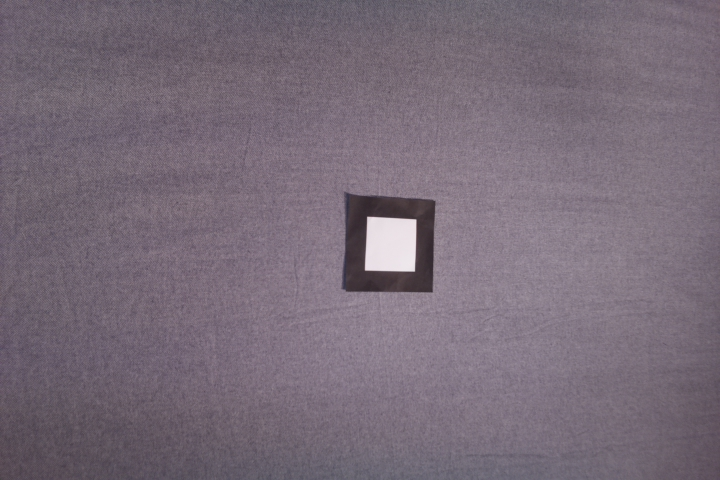
#> input picture piposhot_cv/cv_target_det_example/image0.jpg, 720 x 480 px, given in place of the camera
$ python ball_tracking_1.py
#> lines starting #> are read from the running program, lines starting #| are printed output that depends on the picture; after the words box and inside, x2 and y2 are one past the last pixel; in counts of white or black regions, pixels touching at a corner belong together
import cv2
import numpy as np

kernel = np.ones((5,5),np.uint8)

# Take input from webcam
cap = cv2.VideoCapture(-1)

# Reduce the size of video to 320x240 so rpi can process faster
cap.set(3,320)
cap.set(4,240)

def nothing(x):
    pass
# Creating a windows for later use
cv2.namedWindow('HueComp')
cv2.namedWindow('SatComp')
cv2.namedWindow('ValComp')
cv2.namedWindow('closing')
cv2.namedWindow('tracking')


# Creating track bar for min and max for hue, saturation and value
# You can adjust the defaults as you like
cv2.createTrackbar('hmin', 'HueComp',12,179,nothing)
cv2.createTrackbar('hmax', 'HueComp',37,179,nothing)

cv2.createTrackbar('smin', 'SatComp',96,255,nothing)
cv2.createTrackbar('smax', 'SatComp',255,255,nothing)

cv2.createTrackbar('vmin', 'ValComp',186,255,nothing)
cv2.createTrackbar('vmax', 'ValComp',255,255,nothing)

# [7 lines of commented-out code are left out]


while(1):

    buzz = 0
    _, frame = cap.read()
#> frame is the input picture: shape (480, 720, 3); mean B, G, R 120, 107.5, 119.6

    #converting to HSV
    hsv = cv2.cvtColor(frame,cv2.COLOR_BGR2HSV)
#> hsv: shape (480, 720, 3); mean H, S, V 149.2, 28.4, 120.7
    hue,sat,val = cv2.split(hsv)
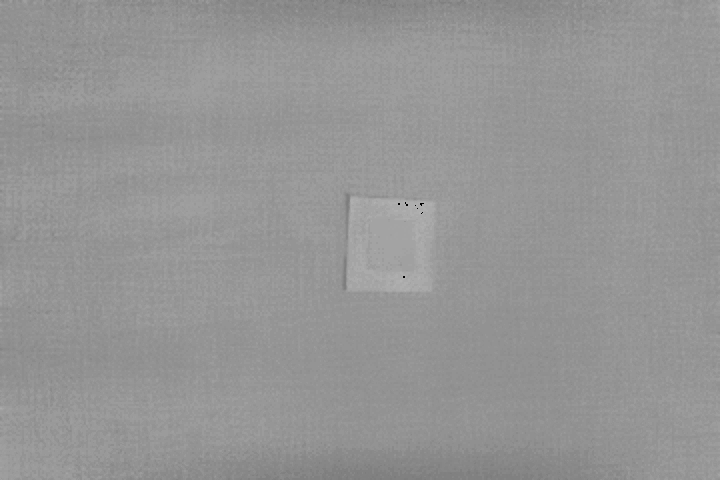
#> hue: shape (480, 720); min 0, max 178, mean 149.2
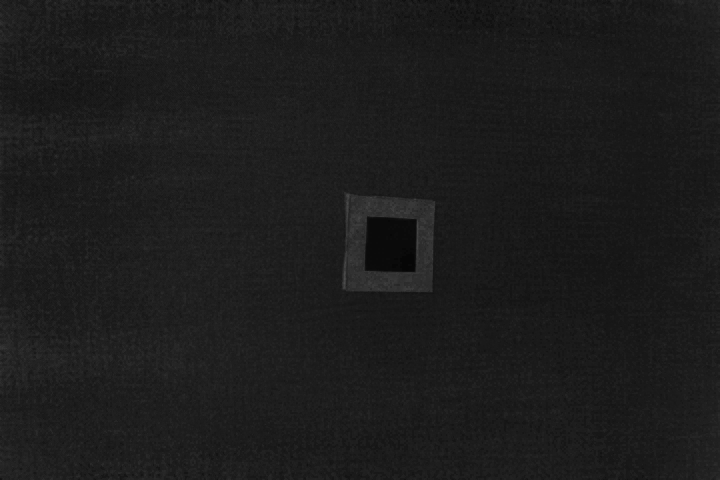
#> sat: shape (480, 720); min 5, max 76, mean 28.4

    # get info from track bar and appy to result
    hmn = cv2.getTrackbarPos('hmin','HueComp')
    hmx = cv2.getTrackbarPos('hmax','HueComp')


    smn = cv2.getTrackbarPos('smin','SatComp')
    smx = cv2.getTrackbarPos('smax','SatComp')


    vmn = cv2.getTrackbarPos('vmin','ValComp')
    vmx = cv2.getTrackbarPos('vmax','ValComp')

    # Apply thresholding
    hthresh = cv2.inRange(np.array(hue),np.array(hmn),np.array(hmx))
#> hthresh: shape (480, 720); every value is 0
    sthresh = cv2.inRange(np.array(sat),np.array(smn),np.array(smx))
    vthresh = cv2.inRange(np.array(val),np.array(vmn),np.array(vmx))
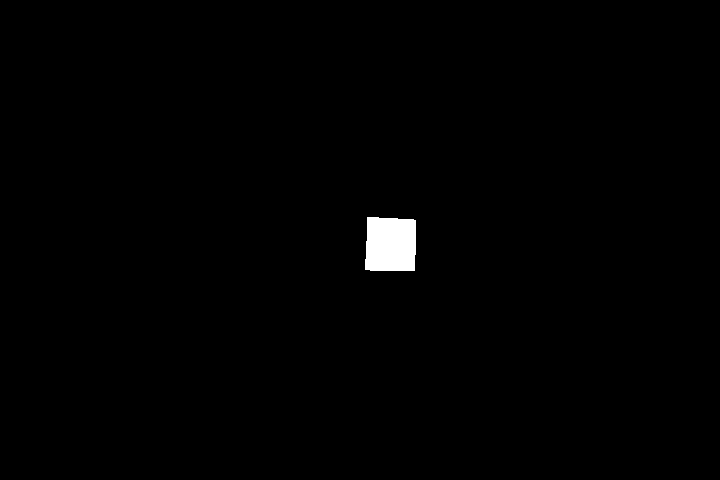
#> vthresh: shape (480, 720); 0.76% white; 1 white region, box (x1, y1, x2, y2) and area: (365, 217, 416, 271) 2610

    # AND h s and v
    tracking = cv2.bitwise_and(hthresh,cv2.bitwise_and(sthresh,vthresh))

    # Some morpholigical filtering
    dilation = cv2.dilate(tracking,kernel,iterations = 1)
    closing = cv2.morphologyEx(dilation, cv2.MORPH_CLOSE, kernel)
    closing = cv2.GaussianBlur(closing,(5,5),0)

    # Detect circles using HoughCircles
#> (the run stopped early here; a loop or call above may not have finished)
